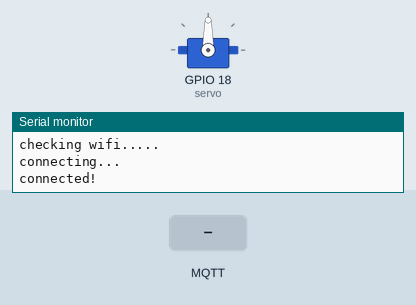
This sketch was run on a simulated ESP32. Parts: servo, the last lines printed to the serial monitor. Inputs (shaded band) come from the test bench. WiFi joins after 1.5 s; servers stay silent unless stated; no MQTT or app messages arrive unless stated.

Above: at 3.2 s.
3.3 s: MQTT message "1" arrives on the first subscribed topic
At 4.9 s:
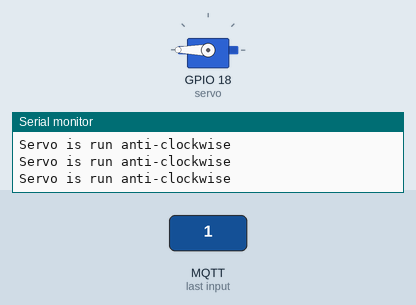
5.2 s: MQTT message "0" arrives on the first subscribed topic
At 6.5 s:
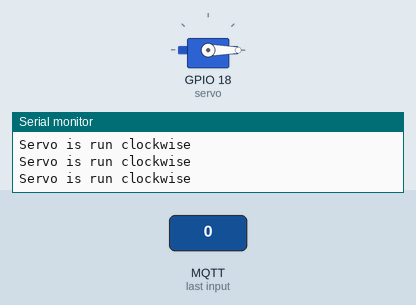
Timing chart, 0 to 8.2 s (numbered marks = the images above; inputs shaded):
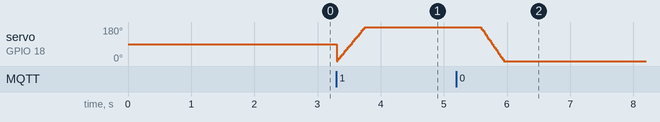

Measured:
- after the input at 5.2 s, servo on GPIO 18 (servo): moves from 180° to 0° over 0.37 s, starting after 0.37 s

The sketch:

penggunaan_esp32_menggunakan_MQTT_dan_motor_servo.ino
```cpp
#include <MQTT.h>
#include <MQTTClient.h>
#include <WiFi.h>
#include <ESP32Servo.h>

const char ssid[] = "SIZZLE-DESIGN";
const char pass[] = "sizzle256";
WiFiClient net;
MQTTClient client;
Servo motorServo;
int servo = 18;
int pos = 0;

unsigned long lastMillis = 0;

void connect() {
  Serial.print("checking wifi...");
  while (WiFi.status() != WL_CONNECTED) {
    Serial.print(".");
    delay(1000);
  }

  Serial.print("\nconnecting...");
  while (!client.connect("esp32-miniproject03", "504b31ec", "d2e925056242a119")) {
    Serial.print(".");
    delay(1000);
  }

  Serial.println("\nconnected!");

  client.subscribe("/button");
  client.subscribe("/servomessage");
  // client.unsubscribe("/hello");
}

void messageReceived(String &topic, String &payload) {
  Serial.println("incoming: " + topic + " - " + payload);
  if(topic.equals("/button")){
    if(payload.equals("1")){
      for (pos = 0; pos <= 360; pos += 1) { // goes from 0 degrees to 180 degrees
        // in steps of 1 degree
        Serial.println("Servo is run anti-clockwise");
        motorServo.write(pos);    // tell servo to go to position in variable 'pos'
      }
      client.publish("/servomessage", "Servo is run anti-clockwise");
    }
    else if(payload.equals("0")){
      for (pos = 360; pos >= 0; pos -= 1) { // goes from 180 degrees to 0 degrees
        Serial.println("Servo is run clockwise");
        motorServo.write(pos);    // tell servo to go to position in variable 'pos'
      }
      client.publish("/servomessage", "Servo is run clockwise");
    }
  }
}

void setup() {
  Serial.begin(115200);
  WiFi.begin(ssid, pass);

  // Allow allocation of all timers
  ESP32PWM::allocateTimer(0);
  ESP32PWM::allocateTimer(1);
  ESP32PWM::allocateTimer(2);
  ESP32PWM::allocateTimer(3);

  motorServo.setPeriodHertz(50);    // standard 50 hz servo
  motorServo.attach(servo, 500, 2400); // attaches the servo on pin 13 to the servo object

  client.begin("broker.shiftr.io", net);
  client.onMessage(messageReceived);

  connect();
}

void loop() {
  client.loop();
  delay(10);  // <- fixes some issues with WiFi stability
  if (!client.connected()) {
    connect();
  }
}
```
